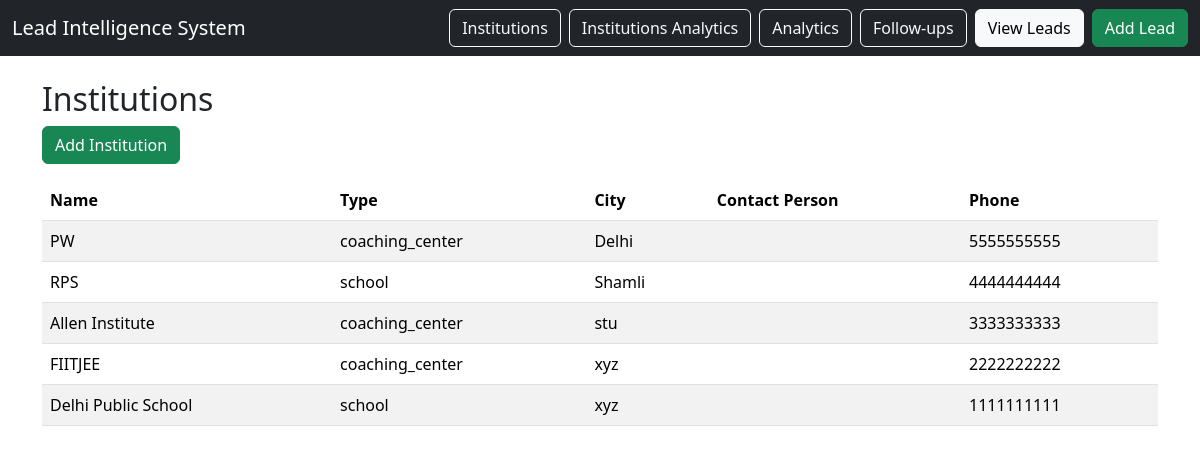
The app's page /institutions with its own data.
### tables this page shows
CREATE TABLE institutions (
    institution_id INTEGER PRIMARY KEY AUTOINCREMENT,
    name TEXT NOT NULL,
    type TEXT CHECK(type IN ('school','coaching_center')),
    city TEXT,
    contact_person TEXT,
    contact_phone TEXT,
    notes TEXT,
    created_at TIMESTAMP DEFAULT CURRENT_TIMESTAMP
);

### app.py (the view)
@app.route("/institutions")
def institutions():
    db = get_db()
    institutions = db.execute("""
        SELECT *
        FROM institutions
        ORDER BY created_at DESC
    """).fetchall()
    return render_template(
        "institutions.html",
        institutions=institutions
    )

### database/db_connection.py (called while the page is built)
def get_db():
    conn = sqlite3.connect(DB_NAME)
    conn.row_factory = sqlite3.Row
    return conn

### templates/institutions.html
{% extends "base.html" %}
{% block content %}
<h2>Institutions</h2>
<a class="btn btn-success mb-3" href="/institutions/add">
Add Institution
</a>
<table class="table table-striped">
<thead>
<tr>
<th>Name</th>
<th>Type</th>
<th>City</th>
<th>Contact Person</th>
<th>Phone</th>
</tr>
</thead>
<tbody>
{% for i in institutions %}
<tr>
<td>{{ i.name }}</td>
<td>{{ i.type }}</td>
<td>{{ i.city }}</td>
<td>{{ i.contact_person }}</td>
<td>{{ i.contact_phone }}</td>
</tr>
{% endfor %}
</tbody>
</table>
{% endblock %}

### records on screen
institutions: name "PW", type "coaching_center", city "Delhi", contact_phone "5555555555"
institutions: name "RPS", type "school", city "Shamli", contact_phone "4444444444"
institutions: name "Allen Institute", type "coaching_center", city "stu", contact_phone "3333333333"
institutions: name "FIITJEE", type "coaching_center", city "xyz", contact_phone "2222222222"
institutions: name "Delhi Public School", type "school", city "xyz", contact_phone "1111111111"
